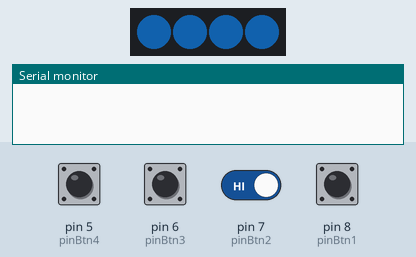
The sketch below on a simulated Arduino Uno, built with avr-gcc and run on an emulated ATmega328P. On the bench: 4 RGB LEDs in strip order, left to right, the last lines printed to the serial monitor. The inputs (shaded band) are chosen by the test bench; at power-on: pin 5 (pinBtn4), pin 6 (pinBtn3), pin 7 (pinBtn2), pin 8 (pinBtn1) HIGH. Dim RGB values are drawn brighter than linear; the strip is taken to match the declared colour order.

Above: at 1.2 s.
1.3 s: pin 6 (pinBtn3) pulled LOW for 0.15 s
At 1.43 s:
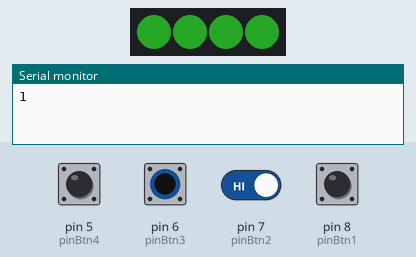
3.0 s: pin 6 (pinBtn3) driven LOW and pin 7 (pinBtn2) driven LOW
At 3.9 s:
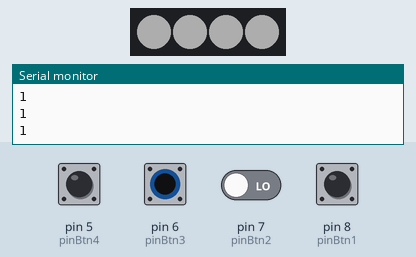
4.5 s: pin 8 (pinBtn1) pulled LOW for 0.15 s
At 4.61 s:
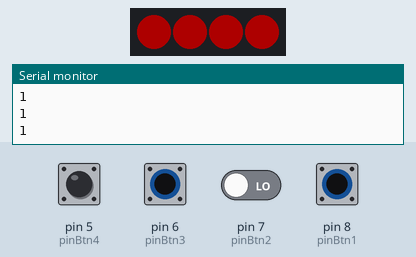
6.1 s: pin 6 (pinBtn3) driven HIGH
At 6.8 s:
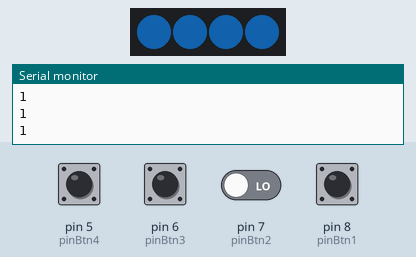
7.7 s: pin 6 (pinBtn3) driven LOW
At 8.5 s:
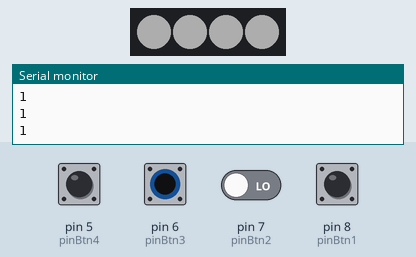
Timing chart, 0 to 10.2 s (numbered marks = the images above; inputs shaded):
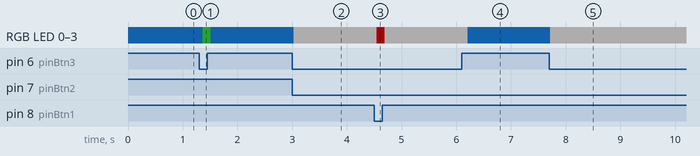

Measured:
- after the input at 1.3 s, RGB LED 0–3: RGB(5, 28, 50) → RGB(9, 40, 9) after 0.06 s, → RGB(5, 28, 50) 0.15 s later
- after the input at 3.0 s, RGB LED 0–3: RGB(5, 28, 50) → RGB(50, 50, 50) at once
- after the input at 4.5 s, RGB LED 0–3: RGB(50, 50, 50) → RGB(50, 0, 0) at once, → RGB(50, 50, 50) 0.15 s later
- after the input at 6.1 s, RGB LED 0–3: RGB(50, 50, 50) → RGB(5, 28, 50) after 0.11 s
- after the input at 7.7 s, RGB LED 0–3: RGB(5, 28, 50) → RGB(50, 50, 50) at once

The sketch:

LampV2.ino
```cpp
#include <Adafruit_NeoPixel.h>
int nleds = 4;
int pinled = 12;
int retardo = 150;
int brillo = 50;

//#define BTN 0
int pinBtn1 = 8;
int pinBtn2 = 7;
int pinBtn3 = 6;
int pinBtn4 = 5;
int contador = 0;

#define S_HOME 0
#define C_VERDE 1
#define C_ROJO 2
#define C_AZUL 3
#define C_OFF 4

uint8_t state = S_HOME;
void Control_Management();

Adafruit_NeoPixel tira = Adafruit_NeoPixel(nleds, pinled, NEO_RGB + NEO_KHZ800);

void setup() {
  pinMode(pinBtn1, INPUT_PULLUP);
  pinMode(pinBtn2, INPUT_PULLUP);
  pinMode(pinBtn3, INPUT_PULLUP);
  pinMode(pinBtn4, INPUT_PULLUP);
  tira.begin();
  tira.show();
  Serial.begin(9600);
}

void loop() {
  tira.setBrightness(brillo);
  Control();
  casosLeds();
}

void casosLeds() {
  switch (state) {
    case S_HOME:
      for (int i = 0; i < nleds; i++) {
        tira.setPixelColor(i, 255, 255, 255);
        tira.show();
      }
      delay(retardo);
      break;
    case C_VERDE:
      for (int i = 0; i < nleds; i++) {
        tira.setPixelColor(i, 50, 205, 50);
        tira.show();
      }
      delay(retardo);
      break;
    case C_ROJO:
      for (int i = 0; i < nleds; i++) {
        tira.setPixelColor(i, 255, 0, 0);
        tira.show();
      }
      delay(retardo);
      break;
    case C_AZUL:
      for (int i = 0; i < nleds; i++) {
        tira.setPixelColor(i, 30, 144, 255);
        tira.show();
      }
      delay(retardo);
      break;
      case C_OFF:
      for (int i = 0; i < nleds; i++) {
        tira.setPixelColor(i, 0, 0, 0);
        tira.show();
      }
      delay(retardo);
      break;
  }
}
```

Control_Management.ino
```cpp
void Control() {

  if (digitalRead(pinBtn4) == HIGH) {
    state = C_ROJO;
    contador = 0;
  }
  if (digitalRead(pinBtn1) == HIGH) {
    state = S_HOME;

    contador = 0;
  }
  if (digitalRead(pinBtn2) == HIGH) {

    state = C_VERDE;
    contador = 0;
  }
  if (digitalRead(pinBtn3) == HIGH) {
    state = C_AZUL;
    contador = 0;
  } else {
    contador++;
    Serial.println(contador);
  }

  if (contador == 60) {
    state = C_OFF;
    contador = 0;
  }
}
```
